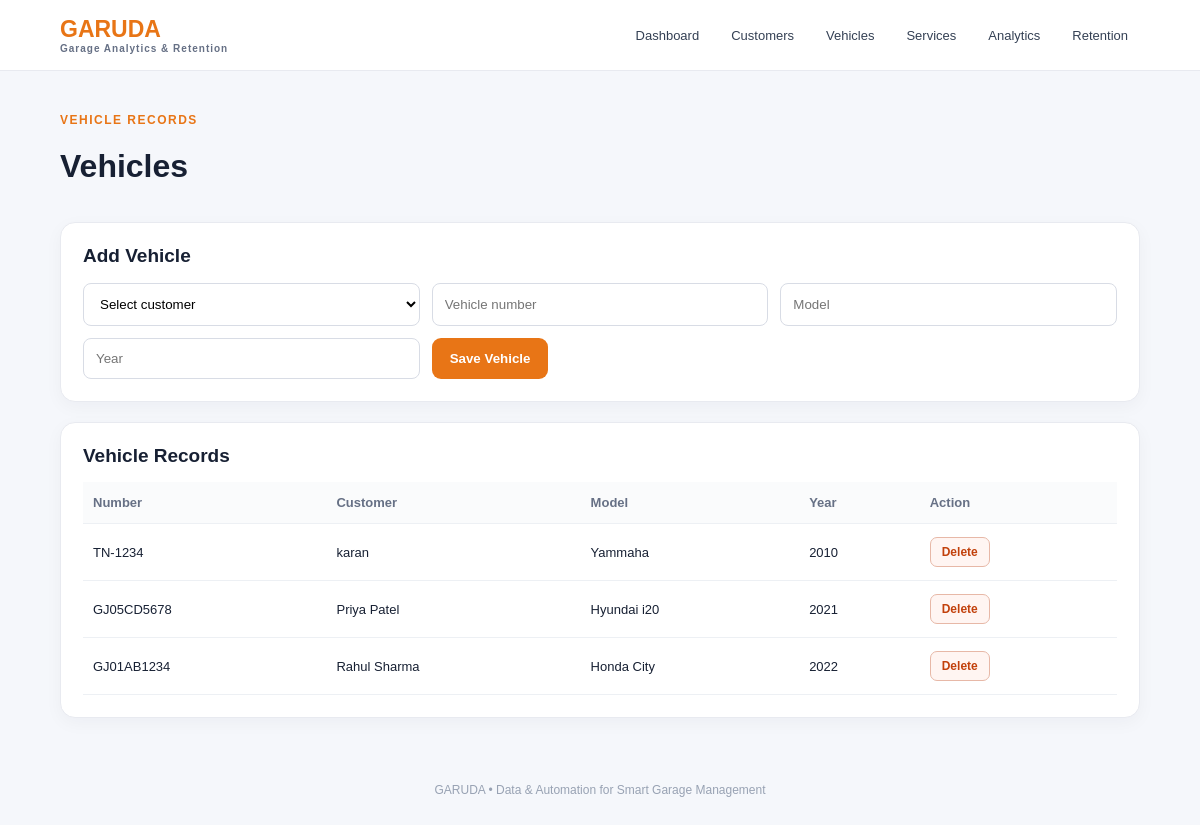
Page /vehicles on the committed database.
### tables this page shows
CREATE TABLE vehicles(
        id INTEGER PRIMARY KEY AUTOINCREMENT,
        customer_id INTEGER NOT NULL REFERENCES customers(id) ON DELETE CASCADE, number TEXT NOT NULL,
        model TEXT, year INTEGER);

CREATE TABLE customers(
        id INTEGER PRIMARY KEY AUTOINCREMENT,
        name TEXT NOT NULL, phone TEXT, email TEXT);

### app.py (the view, shortened to what this page needs)
@app.route("/vehicles", methods=["GET","POST"])
def vehicles():
    con = db()
    rows = con.execute("""SELECT v.*,c.name customer FROM vehicles v
                          JOIN customers c ON v.customer_id=c.id
                          ORDER BY v.id DESC""").fetchall()
    cust = con.execute("SELECT * FROM customers ORDER BY name").fetchall()
    con.close()
    return render_template("vehicles.html", vehicles=rows, customers=cust)

### app.py (called while the page is built)
def db():
    con = sqlite3.connect(DB)
    con.row_factory = sqlite3.Row
    return con

### templates/vehicles.html
{% extends "base.html" %}{% block content %}<div class="page-head"><div><p class="eyebrow">VEHICLE RECORDS</p><h1>Vehicles</h1></div></div>
<section class="form-card"><h2>Add Vehicle</h2><form method="post"><select name="customer_id" required><option value="">Select customer</option>{% for c in customers %}<option value="{{c.id}}">{{c.name}}</option>{% endfor %}</select><input name="number" placeholder="Vehicle number" required><input name="model" placeholder="Model"><input name="year" type="number" placeholder="Year"><button class="btn">Save Vehicle</button></form></section>
<section class="panel"><h2>Vehicle Records</h2><table><tr><th>Number</th><th>Customer</th><th>Model</th><th>Year</th><th>Action</th></tr>{% for v in vehicles %}<tr><td>{{v.number}}</td><td>{{v.customer}}</td><td>{{v.model}}</td><td>{{v.year or "-"}}</td><td><form method="post" action="{{ url_for('delete_vehicle', vehicle_id=v.id) }}" onsubmit="return confirm('Delete this vehicle and its service history?');"><button class="delete-btn" type="submit">Delete</button></form></td></tr>{% endfor %}</table></section>{% endblock %}

### templates/base.html
<!DOCTYPE html><html><head><meta charset="UTF-8"><meta name="viewport" content="width=device-width,initial-scale=1">
<title>GARUDA | Garage Analytics</title><link rel="stylesheet" href="{{url_for('static',filename='style.css')}}">
<script src="https://cdn.jsdelivr.net/npm/chart.js"></script></head><body>
<header><div class="brand">GARUDA <span>Garage Analytics & Retention</span></div>
<nav><a href="/">Dashboard</a><a href="/customers">Customers</a><a href="/vehicles">Vehicles</a><a href="/services">Services</a><a href="/analytics">Analytics</a><a href="/retention">Retention</a></nav></header>
<main>{% block content %}{% endblock %}</main><footer>GARUDA • Data & Automation for Smart Garage Management</footer></body></html>

### static/style.css (style rules this page uses)
* { box-sizing:border-box }
body { margin:0;font-family:Arial,Helvetica,sans-serif;background:#f5f7fb;color:#172033 }
header { background:#fff;border-bottom:1px solid #e8eaf0;padding:16px 5%;display:flex;align-items:center;justify-content:space-between;gap:20px;position:sticky;top:0;z-index:5 }
.brand { font-size:23px;font-weight:800;color:#e87516 }
.brand span { display:block;font-size:10px;color:#667085;letter-spacing:1px }
nav { display:flex;gap:8px;flex-wrap:wrap }
nav a { text-decoration:none;color:#344054;padding:9px 12px;border-radius:8px;font-size:13px }
main { width:90%;max-width:1200px;margin:30px auto }
.eyebrow { color:#e87516;font-size:12px;font-weight:800;letter-spacing:1.5px }
.btn,.small-btn { border:0;background:#e87516;color:white;padding:12px 18px;border-radius:9px;text-decoration:none;cursor:pointer;font-weight:700 }
.card,.panel,.form-card { background:#fff;border:1px solid #e8eaf0;border-radius:15px;padding:22px;box-shadow:0 5px 18px rgba(20,30,50,.04) }
.section-title,.page-head { display:flex;justify-content:space-between;align-items:center;margin-bottom:15px }
.panel { margin-top:20px }
.panel h2,.form-card h2 { margin-top:0;font-size:19px }
table { width:100%;border-collapse:collapse;font-size:13px }
th,td { text-align:left;padding:13px 10px;border-bottom:1px solid #edf0f4 }
th { color:#667085;background:#fafbfc }
.form-card form { display:grid;grid-template-columns:repeat(3,1fr);gap:12px }
.form-card input,.form-card select { padding:12px;border:1px solid #d8dce5;border-radius:8px;background:#fff }
.form-card button { width:max-content }
footer { text-align:center;color:#98a2b3;padding:35px;font-size:12px }
.delete-btn { border:1px solid #e7b8a7;background:#fff5f2;color:#c2410c;padding:7px 11px;border-radius:7px;cursor:pointer;font-weight:700;font-size:12px }

### rows in the picture
vehicles: number "TN-1234", customer "karan", model "Yammaha", year "2010"
vehicles: number "GJ05CD5678", customer "Priya Patel", model "Hyundai i20", year "2021"
vehicles: number "GJ01AB1234", customer "Rahul Sharma", model "Honda City", year "2022"
